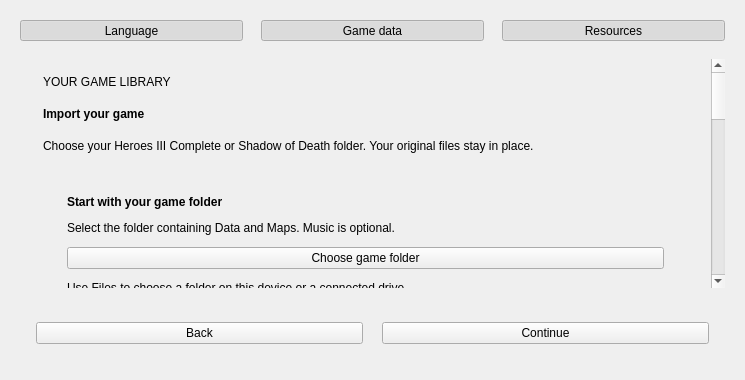
<?xml version='1.0' encoding='UTF-8'?>
<ui version="4.0">
 <class>FirstLaunchView</class>
 <widget class="QWidget" name="FirstLaunchView">
  <property name="geometry">
   <rect>
    <x>0</x>
    <y>0</y>
    <width>745</width>
    <height>380</height>
   </rect>
  </property>
  <property name="windowTitle">
   <string />
  </property>
  <layout class="QVBoxLayout" name="verticalLayout">
   <item>
    <layout class="QHBoxLayout" name="horizontalLayout">
     <item>
      <widget class="QToolButton" name="buttonTabLanguage">
       <property name="sizePolicy">
        <sizepolicy hsizetype="Expanding" vsizetype="Fixed">
         <horstretch>0</horstretch>
         <verstretch>0</verstretch>
        </sizepolicy>
       </property>
       <property name="text">
        <string>Language</string>
       </property>
       <property name="checkable">
        <bool>true</bool>
       </property>
       <property name="checked">
        <bool>true</bool>
       </property>
       <property name="toolButtonStyle">
        <enum>Qt::ToolButtonTextOnly</enum>
       </property>
       <property name="autoRaise">
        <bool>true</bool>
       </property>
      </widget>
     </item>
     <item>
      <widget class="QToolButton" name="buttonTabHeroesData">
       <property name="sizePolicy">
        <sizepolicy hsizetype="Expanding" vsizetype="Fixed">
         <horstretch>0</horstretch>
         <verstretch>0</verstretch>
        </sizepolicy>
       </property>
       <property name="text">
        <string>Game data</string>
       </property>
       <property name="checkable">
        <bool>true</bool>
       </property>
       <property name="checked">
        <bool>true</bool>
       </property>
       <property name="toolButtonStyle">
        <enum>Qt::ToolButtonTextOnly</enum>
       </property>
       <property name="autoRaise">
        <bool>true</bool>
       </property>
      </widget>
     </item>
     <item>
      <widget class="QToolButton" name="buttonTabModPreset">
       <property name="sizePolicy">
        <sizepolicy hsizetype="Expanding" vsizetype="Fixed">
         <horstretch>0</horstretch>
         <verstretch>0</verstretch>
        </sizepolicy>
       </property>
       <property name="text">
        <string>Resources</string>
       </property>
       <property name="checkable">
        <bool>true</bool>
       </property>
       <property name="checked">
        <bool>true</bool>
       </property>
       <property name="toolButtonStyle">
        <enum>Qt::ToolButtonTextOnly</enum>
       </property>
       <property name="autoRaise">
        <bool>true</bool>
       </property>
      </widget>
     </item>
    </layout>
   </item>
   <item>
    <widget class="QStackedWidget" name="installerTabs">
     <property name="currentIndex">
      <number>1</number>
     </property>
     <widget class="QWidget" name="pageLanguageSelect">
      <layout class="QVBoxLayout" name="gridLayout_3">
       <property name="spacing">
        <number>12</number>
       </property>
       <property name="leftMargin">
        <number>0</number>
       </property>
       <property name="topMargin">
        <number>0</number>
       </property>
       <property name="rightMargin">
        <number>0</number>
       </property>
       <property name="bottomMargin">
        <number>0</number>
       </property>
       <item>
        <widget class="QLabel" name="labelLanguageTitle">
         <property name="font">
          <font>
           <weight>75</weight>
           <bold>true</bold>
          </font>
         </property>
         <property name="text">
          <string>Select your language</string>
         </property>
         <property name="alignment">
          <set>Qt::AlignLeft|Qt::AlignVCenter</set>
         </property>
        </widget>
       </item>
       <item>
        <widget class="QLabel" name="labelLanguageWelcome">
         <property name="text">
          <string>Choose your language. Next, add your game files.</string>
         </property>
         <property name="wordWrap">
          <bool>true</bool>
         </property>
        </widget>
       </item>
       <item>
        <widget class="QListWidget" name="listWidgetLanguage">
         <property name="spacing">
          <number>5</number>
         </property>
        </widget>
       </item>
       <item>
        <layout class="QHBoxLayout" name="horizontalLayout_2">
         <property name="spacing">
          <number>8</number>
         </property>
         <item>
          <widget class="QPushButton" name="pushButtonGithub">
           <property name="text">
            <string>VCMI on Github</string>
           </property>
          </widget>
         </item>
         <item>
          <widget class="QPushButton" name="pushButtonDiscord">
           <property name="text">
            <string>VCMI on Discord</string>
           </property>
          </widget>
         </item>
         <item>
          <widget class="QPushButton" name="pushButtonLanguageNext">
           <property name="text">
            <string>Next</string>
           </property>
          </widget>
         </item>
        </layout>
       </item>
       <item>
        <widget class="QLabel" name="labelLanguageSocial">
         <property name="text">
          <string>Have a question? Found a bug? Want to help? Join us!</string>
         </property>
         <property name="visible">
          <bool>false</bool>
         </property>
        </widget>
       </item>
      </layout>
     </widget>
     <widget class="QWidget" name="pageDataFiles">
      <layout class="QVBoxLayout" name="verticalLayout_4">
       <property name="leftMargin">
        <number>0</number>
       </property>
       <property name="topMargin">
        <number>0</number>
       </property>
       <property name="rightMargin">
        <number>0</number>
       </property>
       <property name="bottomMargin">
        <number>0</number>
       </property>
       <property name="spacing">
        <number>18</number>
       </property>
       <item>
        <widget class="QScrollArea" name="scrollAreaImport">
         <property name="widgetResizable">
          <bool>true</bool>
         </property>
         <property name="frameShape">
          <enum>QFrame::NoFrame</enum>
         </property>
         <property name="horizontalScrollBarPolicy">
          <enum>Qt::ScrollBarAlwaysOff</enum>
         </property>
         <widget class="QWidget" name="importScrollContents">
          <layout class="QHBoxLayout" name="importCenterLayout">
           <property name="leftMargin">
            <number>0</number>
           </property>
           <property name="topMargin">
            <number>0</number>
           </property>
           <property name="rightMargin">
            <number>0</number>
           </property>
           <property name="bottomMargin">
            <number>0</number>
           </property>
           <property name="spacing">
            <number>0</number>
           </property>
           <item>
            <spacer name="importleftSpacer">
             <property name="orientation">
              <enum>Qt::Horizontal</enum>
             </property>
             <property name="sizeType">
              <enum>QSizePolicy::Expanding</enum>
             </property>
            </spacer>
           </item>
           <item>
            <widget class="QWidget" name="importContent">
             <property name="maximumSize">
              <size>
               <width>820</width>
               <height>16777215</height>
              </size>
             </property>
             <layout class="QVBoxLayout" name="importContentLayout">
              <property name="leftMargin">
               <number>16</number>
              </property>
              <property name="topMargin">
               <number>16</number>
              </property>
              <property name="rightMargin">
               <number>16</number>
              </property>
              <property name="bottomMargin">
               <number>16</number>
              </property>
              <property name="spacing">
               <number>18</number>
              </property>
              <item>
               <widget class="QLabel" name="labelImportEyebrow">
                <property name="text">
                 <string>YOUR GAME LIBRARY</string>
                </property>
                <property name="wordWrap">
                 <bool>true</bool>
                </property>
                <property name="textFormat">
                 <enum>Qt::PlainText</enum>
                </property>
               </widget>
              </item>
              <item>
               <widget class="QLabel" name="labelDataTitle">
                <property name="font">
                 <font>
                  <weight>75</weight>
                  <bold>true</bold>
                 </font>
                </property>
                <property name="text">
                 <string>Import your game</string>
                </property>
                <property name="wordWrap">
                 <bool>true</bool>
                </property>
                <property name="alignment">
                 <set>Qt::AlignLeft|Qt::AlignVCenter</set>
                </property>
               </widget>
              </item>
              <item>
               <widget class="QLabel" name="labelImportSubtitle">
                <property name="text">
                 <string>Choose your Heroes III Complete or Shadow of Death folder. Your original files stay in place.</string>
                </property>
                <property name="wordWrap">
                 <bool>true</bool>
                </property>
                <property name="textFormat">
                 <enum>Qt::PlainText</enum>
                </property>
                <property name="sizePolicy">
                 <sizepolicy hsizetype="Ignored" vsizetype="Preferred">
                  <horstretch>0</horstretch>
                  <verstretch>0</verstretch>
                 </sizepolicy>
                </property>
               </widget>
              </item>
              <item>
               <widget class="QFrame" name="importPrimaryCard">
                <property name="frameShape">
                 <enum>QFrame::NoFrame</enum>
                </property>
                <layout class="QVBoxLayout" name="importPrimaryCardLayout">
                 <property name="leftMargin">
                  <number>24</number>
                 </property>
                 <property name="topMargin">
                  <number>24</number>
                 </property>
                 <property name="rightMargin">
                  <number>24</number>
                 </property>
                 <property name="bottomMargin">
                  <number>24</number>
                 </property>
                 <property name="spacing">
                  <number>12</number>
                 </property>
                 <item>
                  <widget class="QLabel" name="labelDataCopyTitle">
                   <property name="sizePolicy">
                    <sizepolicy hsizetype="Preferred" vsizetype="Preferred">
                     <horstretch>50</horstretch>
                     <verstretch>0</verstretch>
                    </sizepolicy>
                   </property>
                   <property name="font">
                    <font>
                     <weight>75</weight>
                     <bold>true</bold>
                    </font>
                   </property>
                   <property name="text">
                    <string>Start with your game folder</string>
                   </property>
                   <property name="wordWrap">
                    <bool>true</bool>
                   </property>
                   <property name="alignment">
                    <set>Qt::AlignLeft|Qt::AlignVCenter</set>
                   </property>
                  </widget>
                 </item>
                 <item>
                  <widget class="QLabel" name="labelDataCopyDescr">
                   <property name="text">
                    <string>Select the folder containing Data and Maps. Music is optional.</string>
                   </property>
                   <property name="wordWrap">
                    <bool>true</bool>
                   </property>
                   <property name="alignment">
                    <set>Qt::AlignLeft|Qt::AlignVCenter</set>
                   </property>
                   <property name="sizePolicy">
                    <sizepolicy hsizetype="Ignored" vsizetype="Preferred">
                     <horstretch>0</horstretch>
                     <verstretch>0</verstretch>
                    </sizepolicy>
                   </property>
                  </widget>
                 </item>
                 <item>
                  <widget class="QPushButton" name="pushButtonDataCopy">
                   <property name="sizePolicy">
                    <sizepolicy hsizetype="Minimum" vsizetype="Fixed">
                     <horstretch>25</horstretch>
                     <verstretch>0</verstretch>
                    </sizepolicy>
                   </property>
                   <property name="text">
                    <string>Choose game folder</string>
                   </property>
                  </widget>
                 </item>
                 <item>
                  <widget class="QLabel" name="labelImportPickerHint">
                   <property name="text">
                    <string>Use Files to choose a folder on this device or a connected drive.</string>
                   </property>
                   <property name="wordWrap">
                    <bool>true</bool>
                   </property>
                   <property name="textFormat">
                    <enum>Qt::PlainText</enum>
                   </property>
                   <property name="sizePolicy">
                    <sizepolicy hsizetype="Ignored" vsizetype="Preferred">
                     <horstretch>0</horstretch>
                     <verstretch>0</verstretch>
                    </sizepolicy>
                   </property>
                  </widget>
                 </item>
                </layout>
               </widget>
              </item>
              <item>
               <widget class="QLabel" name="labelDataFound">
                <property name="sizePolicy">
                 <sizepolicy hsizetype="Preferred" vsizetype="Preferred">
                  <horstretch>100</horstretch>
                  <verstretch>0</verstretch>
                 </sizepolicy>
                </property>
                <property name="text">
                 <string>Game data is ready. Continue to optional resources.</string>
                </property>
                <property name="wordWrap">
                 <bool>true</bool>
                </property>
                <property name="alignment">
                 <set>Qt::AlignLeft|Qt::AlignVCenter</set>
                </property>
               </widget>
              </item>
              <item>
               <widget class="QFrame" name="importHdNote">
                <property name="frameShape">
                 <enum>QFrame::NoFrame</enum>
                </property>
                <layout class="QVBoxLayout" name="importHdNoteLayout">
                 <property name="leftMargin">
                  <number>24</number>
                 </property>
                 <property name="topMargin">
                  <number>24</number>
                 </property>
                 <property name="rightMargin">
                  <number>24</number>
                 </property>
                 <property name="bottomMargin">
                  <number>24</number>
                 </property>
                 <property name="spacing">
                  <number>12</number>
                 </property>
                 <item>
                  <widget class="QLabel" name="labelImportHdTitle">
                   <property name="text">
                    <string>Official HD assets · Optional</string>
                   </property>
                   <property name="wordWrap">
                    <bool>true</bool>
                   </property>
                   <property name="textFormat">
                    <enum>Qt::PlainText</enum>
                   </property>
                  </widget>
                 </item>
                 <item>
                  <widget class="QLabel" name="labelImportHdDescription">
                   <property name="text">
                    <string>After importing Complete or Shadow of Death, you can add graphics from your own HD Edition in the launcher. HD Edition does not replace the base game.</string>
                   </property>
                   <property name="wordWrap">
                    <bool>true</bool>
                   </property>
                   <property name="textFormat">
                    <enum>Qt::PlainText</enum>
                   </property>
                   <property name="sizePolicy">
                    <sizepolicy hsizetype="Ignored" vsizetype="Preferred">
                     <horstretch>0</horstretch>
                     <verstretch>0</verstretch>
                    </sizepolicy>
                   </property>
                  </widget>
                 </item>
                </layout>
               </widget>
              </item>
              <item>
               <widget class="QToolButton" name="buttonDataMethods">
                <property name="text">
                 <string>Other import methods</string>
                </property>
                <property name="checkable">
                 <bool>true</bool>
                </property>
                <property name="toolButtonStyle">
                 <enum>Qt::ToolButtonTextBesideIcon</enum>
                </property>
                <property name="arrowType">
                 <enum>Qt::RightArrow</enum>
                </property>
               </widget>
              </item>
              <item>
               <widget class="QWidget" name="importAdvanced">
                <property name="visible">
                 <bool>false</bool>
                </property>
                <layout class="QVBoxLayout" name="importAdvancedLayout">
                 <property name="leftMargin">
                  <number>0</number>
                 </property>
                 <property name="topMargin">
                  <number>0</number>
                 </property>
                 <property name="rightMargin">
                  <number>0</number>
                 </property>
                 <property name="bottomMargin">
                  <number>0</number>
                 </property>
                 <property name="spacing">
                  <number>16</number>
                 </property>
                 <item>
                  <widget class="QFrame" name="importGogCard">
                   <property name="frameShape">
                    <enum>QFrame::NoFrame</enum>
                   </property>
                   <layout class="QVBoxLayout" name="importGogCardLayout">
                    <property name="leftMargin">
                     <number>24</number>
                    </property>
                    <property name="topMargin">
                     <number>24</number>
                    </property>
                    <property name="rightMargin">
                     <number>24</number>
                    </property>
                    <property name="bottomMargin">
                     <number>24</number>
                    </property>
                    <property name="spacing">
                     <number>12</number>
                    </property>
                    <item>
                     <widget class="QLabel" name="labelDataGogTitle">
                      <property name="sizePolicy">
                       <sizepolicy hsizetype="Preferred" vsizetype="Preferred">
                        <horstretch>50</horstretch>
                        <verstretch>0</verstretch>
                       </sizepolicy>
                      </property>
                      <property name="font">
                       <font>
                        <bold>true</bold>
                       </font>
                      </property>
                      <property name="text">
                       <string>GOG offline installer</string>
                      </property>
                      <property name="wordWrap">
                       <bool>true</bool>
                      </property>
                      <property name="alignment">
                       <set>Qt::AlignLeft|Qt::AlignVCenter</set>
                      </property>
                     </widget>
                    </item>
                    <item>
                     <widget class="QLabel" name="labelDataGogDescr">
                      <property name="textFormat">
                       <enum>Qt::PlainText</enum>
                      </property>
                      <property name="text">
                       <string>Already own the game on GOG? Select both offline installer files (.exe and .bin).</string>
                      </property>
                      <property name="wordWrap">
                       <bool>true</bool>
                      </property>
                      <property name="alignment">
                       <set>Qt::AlignLeft|Qt::AlignVCenter</set>
                      </property>
                      <property name="sizePolicy">
                       <sizepolicy hsizetype="Ignored" vsizetype="Preferred">
                        <horstretch>0</horstretch>
                        <verstretch>0</verstretch>
                       </sizepolicy>
                      </property>
                     </widget>
                    </item>
                    <item>
                     <widget class="QPushButton" name="pushButtonGogInstall">
                      <property name="sizePolicy">
                       <sizepolicy hsizetype="Minimum" vsizetype="Fixed">
                        <horstretch>25</horstretch>
                        <verstretch>0</verstretch>
                       </sizepolicy>
                      </property>
                      <property name="text">
                       <string>Choose GOG installer</string>
                      </property>
                     </widget>
                    </item>
                    <item>
                     <widget class="QProgressBar" name="progressBarGog">
                      <property name="sizePolicy">
                       <sizepolicy hsizetype="Expanding" vsizetype="Minimum">
                        <horstretch>0</horstretch>
                        <verstretch>0</verstretch>
                       </sizepolicy>
                      </property>
                      <property name="visible">
                       <bool>false</bool>
                      </property>
                      <property name="maximum">
                       <number>100</number>
                      </property>
                      <property name="value">
                       <number>0</number>
                      </property>
                      <property name="textVisible">
                       <bool>true</bool>
                      </property>
                      <property name="invertedAppearance">
                       <bool>false</bool>
                      </property>
                      <property name="format">
                       <string>Installing... %p%</string>
                      </property>
                     </widget>
                    </item>
                   </layout>
                  </widget>
                 </item>
                 <item>
                  <widget class="QFrame" name="importManualCard">
                   <property name="frameShape">
                    <enum>QFrame::NoFrame</enum>
                   </property>
                   <layout class="QVBoxLayout" name="importManualCardLayout">
                    <property name="leftMargin">
                     <number>24</number>
                    </property>
                    <property name="topMargin">
                     <number>24</number>
                    </property>
                    <property name="rightMargin">
                     <number>24</number>
                    </property>
                    <property name="bottomMargin">
                     <number>24</number>
                    </property>
                    <property name="spacing">
                     <number>12</number>
                    </property>
                    <item>
                     <widget class="QLabel" name="labelDataManualTitle">
                      <property name="sizePolicy">
                       <sizepolicy hsizetype="Preferred" vsizetype="Preferred">
                        <horstretch>50</horstretch>
                        <verstretch>0</verstretch>
                       </sizepolicy>
                      </property>
                      <property name="font">
                       <font>
                        <bold>true</bold>
                       </font>
                      </property>
                      <property name="text">
                       <string>Manual copy</string>
                      </property>
                      <property name="wordWrap">
                       <bool>true</bool>
                      </property>
                      <property name="alignment">
                       <set>Qt::AlignLeft|Qt::AlignVCenter</set>
                      </property>
                     </widget>
                    </item>
                    <item>
                     <widget class="QLabel" name="labelDataManualDescr">
                      <property name="text">
                       <string>Copy Data, Maps and optional Mp3 into the VCMI folder below, then check again.</string>
                      </property>
                      <property name="wordWrap">
                       <bool>true</bool>
                      </property>
                      <property name="alignment">
                       <set>Qt::AlignLeft|Qt::AlignVCenter</set>
                      </property>
                      <property name="sizePolicy">
                       <sizepolicy hsizetype="Ignored" vsizetype="Preferred">
                        <horstretch>0</horstretch>
                        <verstretch>0</verstretch>
                       </sizepolicy>
                      </property>
                     </widget>
                    </item>
                    <item>
                     <widget class="QLabel" name="labelDataFiles">
                      <property name="sizePolicy">
                       <sizepolicy hsizetype="Preferred" vsizetype="Preferred">
                        <horstretch>50</horstretch>
                        <verstretch>0</verstretch>
                       </sizepolicy>
                      </property>
                      <property name="font">
                       <font>
                        <weight>75</weight>
                        <bold>true</bold>
                       </font>
                      </property>
                      <property name="text">
                       <string>VCMI data folder</string>
                      </property>
                      <property name="wordWrap">
                       <bool>true</bool>
                      </property>
                      <property name="alignment">
                       <set>Qt::AlignLeft|Qt::AlignVCenter</set>
                      </property>
                     </widget>
                    </item>
                    <item>
                     <widget class="QLineEdit" name="lineEditDataUser">
                      <property name="enabled">
                       <bool>true</bool>
                      </property>
                      <property name="sizePolicy">
                       <sizepolicy hsizetype="Expanding" vsizetype="Fixed">
                        <horstretch>50</horstretch>
                        <verstretch>0</verstretch>
                       </sizepolicy>
                      </property>
                      <property name="readOnly">
                       <bool>true</bool>
                      </property>
                     </widget>
                    </item>
                    <item>
                     <widget class="QLineEdit" name="lineEditDataSystem">
                      <property name="enabled">
                       <bool>true</bool>
                      </property>
                      <property name="sizePolicy">
                       <sizepolicy hsizetype="Expanding" vsizetype="Fixed">
                        <horstretch>50</horstretch>
                        <verstretch>0</verstretch>
                       </sizepolicy>
                      </property>
                      <property name="readOnly">
                       <bool>true</bool>
                      </property>
                     </widget>
                    </item>
                    <item>
                     <widget class="QPushButton" name="pushButtonDataSearch">
                      <property name="sizePolicy">
                       <sizepolicy hsizetype="Minimum" vsizetype="Fixed">
                        <horstretch>25</horstretch>
                        <verstretch>0</verstretch>
                       </sizepolicy>
                      </property>
                      <property name="text">
                       <string>Check copied files</string>
                      </property>
                     </widget>
                    </item>
                   </layout>
                  </widget>
                 </item>
                 <item>
                  <widget class="QFrame" name="importDemoCard">
                   <property name="frameShape">
                    <enum>QFrame::NoFrame</enum>
                   </property>
                   <layout class="QVBoxLayout" name="importDemoCardLayout">
                    <property name="leftMargin">
                     <number>24</number>
                    </property>
                    <property name="topMargin">
                     <number>24</number>
                    </property>
                    <property name="rightMargin">
                     <number>24</number>
                    </property>
                    <property name="bottomMargin">
                     <number>24</number>
                    </property>
                    <property name="spacing">
                     <number>12</number>
                    </property>
                    <item>
                     <widget class="QLabel" name="labelDataDemoDescr">
                      <property name="text">
                       <string>Try the free Heroes III demo before importing the full game.</string>
                      </property>
                      <property name="wordWrap">
                       <bool>true</bool>
                      </property>
                      <property name="alignment">
                       <set>Qt::AlignLeft|Qt::AlignVCenter</set>
                      </property>
                      <property name="sizePolicy">
                       <sizepolicy hsizetype="Ignored" vsizetype="Preferred">
                        <horstretch>0</horstretch>
                        <verstretch>0</verstretch>
                       </sizepolicy>
                      </property>
                     </widget>
                    </item>
                    <item>
                     <widget class="QPushButton" name="pushButtonDemo">
                      <property name="sizePolicy">
                       <sizepolicy hsizetype="Minimum" vsizetype="Fixed">
                        <horstretch>25</horstretch>
                        <verstretch>0</verstretch>
                       </sizepolicy>
                      </property>
                      <property name="text">
                       <string>Download Demo</string>
                      </property>
                     </widget>
                    </item>
                   </layout>
                  </widget>
                 </item>
                </layout>
               </widget>
              </item>
              <item>
               <spacer name="importBottomSpacer">
                <property name="orientation">
                 <enum>Qt::Vertical</enum>
                </property>
                <property name="sizeType">
                 <enum>QSizePolicy::Expanding</enum>
                </property>
                <property name="sizeHint" stdset="0">
                 <size>
                  <width>0</width>
                  <height>8</height>
                 </size>
                </property>
               </spacer>
              </item>
             </layout>
            </widget>
           </item>
           <item>
            <spacer name="importrightSpacer">
             <property name="orientation">
              <enum>Qt::Horizontal</enum>
             </property>
             <property name="sizeType">
              <enum>QSizePolicy::Expanding</enum>
             </property>
            </spacer>
           </item>
          </layout>
         </widget>
        </widget>
       </item>
       <item>
        <layout class="QHBoxLayout" name="horizontalLayout_4">
         <property name="leftMargin">
          <number>16</number>
         </property>
         <property name="topMargin">
          <number>16</number>
         </property>
         <property name="rightMargin">
          <number>16</number>
         </property>
         <property name="bottomMargin">
          <number>16</number>
         </property>
         <property name="spacing">
          <number>12</number>
         </property>
         <item>
          <widget class="QPushButton" name="pushButtonDataBack">
           <property name="text">
            <string>Back</string>
           </property>
          </widget>
         </item>
         <item>
          <spacer name="horizontalSpacer_4">
           <property name="orientation">
            <enum>Qt::Horizontal</enum>
           </property>
          </spacer>
         </item>
         <item>
          <widget class="QPushButton" name="pushButtonDataNext">
           <property name="text">
            <string>Continue</string>
           </property>
          </widget>
         </item>
        </layout>
       </item>
      </layout>
     </widget>
     <widget class="QWidget" name="pageModPreset">
      <layout class="QVBoxLayout" name="verticalLayout_3">
       <property name="leftMargin">
        <number>0</number>
       </property>
       <property name="topMargin">
        <number>0</number>
       </property>
       <property name="rightMargin">
        <number>0</number>
       </property>
       <property name="bottomMargin">
        <number>0</number>
       </property>
       <item>
        <widget class="QLabel" name="labelPresetTitle">
         <property name="font">
          <font>
           <weight>75</weight>
           <bold>true</bold>
          </font>
         </property>
         <property name="text">
          <string>Install recommended VCMI Mods</string>
         </property>
         <property name="alignment">
          <set>Qt::AlignmentFlag::AlignCenter</set>
         </property>
        </widget>
       </item>
       <item>
        <spacer name="verticalSpacer_5">
         <property name="orientation">
          <enum>Qt::Vertical</enum>
         </property>
         <property name="sizeHint" stdset="0">
          <size>
           <width>20</width>
           <height>40</height>
          </size>
         </property>
        </spacer>
       </item>
       <item>
        <widget class="QScrollArea" name="scrollAreaPresetMods">
         <property name="frameShape">
          <enum>QFrame::NoFrame</enum>
         </property>
         <property name="widgetResizable">
          <bool>true</bool>
         </property>
         <widget class="QWidget" name="scrollAreaPresetModsContents">
          <property name="geometry">
           <rect>
            <x>0</x>
            <y>0</y>
            <width>727</width>
            <height>245</height>
           </rect>
          </property>
          <layout class="QGridLayout" name="gridLayoutModsPreset" columnstretch="1,0">
           <item row="0" column="0" colspan="2">
            <widget class="QLabel" name="labelPresetDescription">
             <property name="sizePolicy">
              <sizepolicy hsizetype="Preferred" vsizetype="Preferred">
               <horstretch>100</horstretch>
               <verstretch>0</verstretch>
              </sizepolicy>
             </property>
             <property name="text">
              <string>Optionally, you can install additional mods either now, or at any point later, using the VCMI Launcher</string>
             </property>
             <property name="wordWrap">
              <bool>true</bool>
             </property>
            </widget>
           </item>
           <item row="1" column="0">
            <widget class="QToolButton" name="buttonPresetLanguage">
             <property name="sizePolicy">
              <sizepolicy hsizetype="Preferred" vsizetype="Preferred">
               <horstretch>0</horstretch>
               <verstretch>0</verstretch>
              </sizepolicy>
             </property>
             <property name="minimumSize">
              <size>
               <width>0</width>
               <height>32</height>
              </size>
             </property>
             <property name="font">
              <font>
               <weight>75</weight>
               <bold>true</bold>
              </font>
             </property>
             <property name="text">
              <string>Heroes III Translation</string>
             </property>
             <property name="icon">
              <iconset>
               <normaloff>:icons/mod-disabled.png</normaloff>
               <normalon>:icons/mod-enabled.png</normalon>:icons/mod-disabled.png</iconset>
             </property>
             <property name="checkable">
              <bool>true</bool>
             </property>
             <property name="checked">
              <bool>true</bool>
             </property>
             <property name="toolButtonStyle">
              <enum>Qt::ToolButtonTextBesideIcon</enum>
             </property>
             <property name="autoRaise">
              <bool>false</bool>
             </property>
            </widget>
           </item>
           <item row="1" column="1">
            <widget class="QLabel" name="labelPresetLanguageDescr">
             <property name="sizePolicy">
              <sizepolicy hsizetype="Preferred" vsizetype="Preferred">
               <horstretch>100</horstretch>
               <verstretch>0</verstretch>
              </sizepolicy>
             </property>
             <property name="text">
              <string>Install a translation of Heroes III in your preferred language</string>
             </property>
             <property name="wordWrap">
              <bool>true</bool>
             </property>
            </widget>
           </item>
          </layout>
         </widget>
        </widget>
       </item>
       <item>
        <spacer name="verticalSpacer_6">
         <property name="orientation">
          <enum>Qt::Vertical</enum>
         </property>
         <property name="sizeHint" stdset="0">
          <size>
           <width>20</width>
           <height>40</height>
          </size>
         </property>
        </spacer>
       </item>
       <item>
        <layout class="QHBoxLayout" name="horizontalLayout_3">
         <item>
          <spacer name="horizontalSpacer_3">
           <property name="orientation">
            <enum>Qt::Horizontal</enum>
           </property>
           <property name="sizeHint" stdset="0">
            <size>
             <width>40</width>
             <height>20</height>
            </size>
           </property>
          </spacer>
         </item>
         <item>
          <widget class="QPushButton" name="pushButtonPresetBack">
           <property name="text">
            <string>Back</string>
           </property>
          </widget>
         </item>
         <item>
          <widget class="QPushButton" name="pushButtonPresetNext">
           <property name="text">
            <string>Finish</string>
           </property>
          </widget>
         </item>
        </layout>
       </item>
      </layout>
     </widget>
    </widget>
   </item>
   <property name="spacing">
    <number>18</number>
   </property>
   <property name="leftMargin">
    <number>20</number>
   </property>
   <property name="topMargin">
    <number>20</number>
   </property>
   <property name="rightMargin">
    <number>20</number>
   </property>
   <property name="bottomMargin">
    <number>20</number>
   </property>
  </layout>
 </widget>
 <resources>
  <include location="../resources.qrc" />
 </resources>
 <connections />
</ui>
